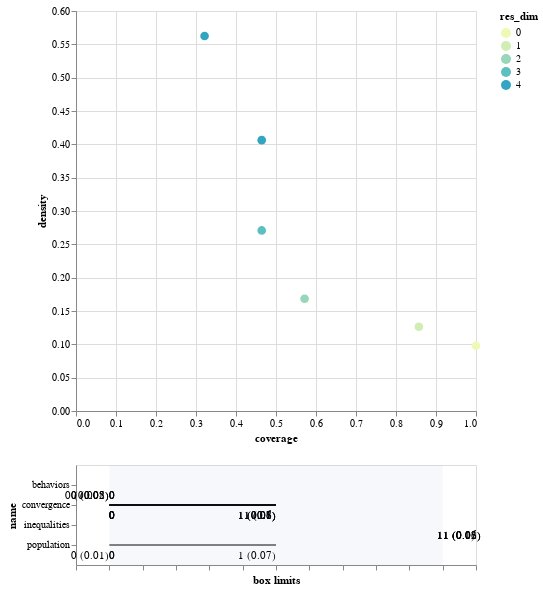

Source (notebook cell):
### Markdown cell above
# SSP2

### Code cell
from ema_workbench.analysis import prim
from ema_workbench.util import ema_logging
import matplotlib.pyplot as plt

x = df_rozenberg.iloc[:,0:7] 
y = df_rozenberg.iloc[:,8].values >=1

prim_alg = prim.Prim(x, y, threshold=0.55, peel_alpha=0.05)
box1 = prim_alg.find_box()

box1.show_tradeoff()
print(box1.resample(4))
box1.inspect(4)
box1.inspect(4, style='graph')

plt.show()
box1.inspect_tradeoff()

### Figure 1 — Vega-Lite specification as saved in the notebook (floating-point values rounded to 4 significant figures)
{"config": {"view": {"continuousWidth": 400, "continuousHeight": 300}}, "vconcat": [{"data": {"name": "data-c844245fd77f4eb622a3183fd066d40f"}, "mark": {"type": "circle", "size": 75}, "encoding": {"color": {"type": "ordinal", "field": "res_dim", "scale": {"range": ["#eff9b6", "#d0edb3", "#97d6b9", "#5dc0c0", "#31a5c2", "#1f80b8", "#2354a3", "#21318d"]}}, "opacity": {"condition": {"value": 1, "selection": "selector002"}, "value": 0.4}, "tooltip": [{"type": "ordinal", "field": "id"}, {"type": "quantitative", "field": "coverage", "format": ".2"}, {"type": "quantitative", "field": "density", "format": ".2"}, {"type": "ordinal", "field": "res_dim"}], "x": {"type": "quantitative", "field": "coverage"}, "y": {"type": "quantitative", "field": "density"}}, "height": 400, "selection": {"selector002": {"type": "single", "fields": ["id"]}}, "width": 400}, {"layer": [{"data": {"name": "data-aede849c82bd578f056f2d474cb4fd1c"}, "mark": "rule", "encoding": {"x": {"type": "quantitative", "axis": {"grid": false, "labels": false, "title": "box limits"}, "field": "x_lower", "scale": {"domain": [0, 1], "padding": 0.1}}, "x2": {"field": "x_upper"}, "y": {"type": "nominal", "field": "name", "scale": {"padding": 1.0}}}, "transform": [{"calculate": "(datum.x1-datum.minimum)/(datum.maximum-datum.minimum)", "as": "x_lower"}, {"calculate": "(datum.x2-datum.minimum)/(datum.maximum-datum.minimum)", "as": "x_upper"}, {"filter": {"selection": "selector002"}}], "width": 400}, {"data": {"name": "data-aede849c82bd578f056f2d474cb4fd1c"}, "mark": {"type": "text", "align": "left", "baseline": "top", "dy": 5}, "encoding": {"text": {"type": "ordinal", "field": "text"}, "x": {"type": "quantitative", "axis": {"grid": false, "labels": false, "title": "box limits"}, "field": "x_lower", "scale": {"domain": [0, 1], "padding": 0.1}}, "x2": {"field": "x_upper"}, "y": {"type": "nominal", "field": "name", "scale": {"padding": 1.0}}}, "transform": [{"calculate": "(datum.x1-datum.minimum)/(datum.maximum-datum.minimum)", "as": "x_lower"}, {"calculate": "(datum.x2-datum.minimum)/(datum.maximum-datum.minimum)", "as": "x_upper"}, {"filter": {"selection": "selector002"}}, {"calculate": "datum.qp_lower>0?format(datum.x1, \".2\")+\" (\"+format(datum.qp_lower, \".1~g\")+\")\" :format(datum.x1, \".2\")", "as": "text"}], "width": 400}, {"data": {"name": "data-aede849c82bd578f056f2d474cb4fd1c"}, "mark": {"type": "text", "align": "right", "baseline": "top", "dy": 5}, "encoding": {"text": {"type": "ordinal", "field": "text"}, "x": {"type": "quantitative", "field": "x_upper"}, "x2": {"field": "x_upper"}, "y": {"type": "nominal", "field": "name", "scale": {"padding": 1.0}}}, "transform": [{"calculate": "(datum.x1-datum.minimum)/(datum.maximum-datum.minimum)", "as": "x_lower"}, {"calculate": "(datum.x2-datum.minimum)/(datum.maximum-datum.minimum)", "as": "x_upper"}, {"filter": {"selection": "selector002"}}, {"calculate": "datum.qp_upper>0?format(datum.x2, \".2\")+\" (\"+format(datum.qp_upper, \".1\")+\")\" :format(datum.x2, \".2\")", "as": "text"}], "width": 400}, {"data": {"name": "data-bb8d07f6df3d47a6a475317795287b23"}, "mark": {"type": "rect", "opacity": 0.05}, "encoding": {"x": {"type": "quantitative", "field": "start"}, "x2": {"field": "end"}}}, {"data": {"name": "data-d751713988987e9331980363e24189ce"}, "mark": "point", "encoding": {"x": {"type": "quantitative", "field": "x"}, "y": {"type": "nominal", "field": "name"}}, "transform": [{"filter": {"selection": "selector002"}}], "width": 400}, {"data": {"name": "data-d751713988987e9331980363e24189ce"}, "mark": {"type": "text", "align": "center", "baseline": "top", "dy": 5}, "encoding": {"text": {"type": "nominal", "field": "item"}, "x": {"type": "quantitative", "field": "x"}, "y": {"type": "nominal", "field": "name"}}, "transform": [{"filter": {"selection": "selector002"}}], "width": 400}]}], "$schema": "https://vega.github.io/schema/vega-lite/v4.8.1.json", "datasets": {"data-c844245fd77f4eb622a3183fd066d40f": [{"coverage": 1.0, "density": 0.0979, "id": 0, "mass": 1.0, "mean": 0.0979, "res_dim": 0}, {"coverage": 0.8571, "density": 0.1263, "id": 1, "mass": 0.6643, "mean": 0.1263, "res_dim": 1}, {"coverage": 0.5714, "density": 0.1684, "id": 2, "mass": 0.3322, "mean": 0.1684, "res_dim": 2}, {"coverage": 0.4643, "density": 0.2708, "id": 3, "mass": 0.1678, "mean": 0.2708, "res_dim": 3}, {"coverage": 0.4643, "density": 0.4062, "id": 4, "mass": 0.1119, "mean": 0.4062, "res_dim": 4}, {"coverage": 0.3214, "density": 0.5625, "id": 5, "mass": 0.05594, "mean": 0.5625, "res_dim": 4}], "data-aede849c82bd578f056f2d474cb4fd1c": [{"x1": 0.0, "x2": 1.0, "name": "convergence", "id": 1, "minimum": 0.0, "maximum": 2.0, "qp_lower": -1.0, "qp_upper": 0.118}, {"x1": 1.0, "x2": 1.0, "name": "inequalities", "id": 2, "minimum": 0.0, "maximum": 1.0, "qp_lower": 0.1406, "qp_upper": -1.0}, {"x1": 0.0, "x2": 1.0, "name": "convergence", "id": 2, "minimum": 0.0, "maximum": 2.0, "qp_lower": -1.0, "qp_upper": 0.06236}, {"x1": 1.0, "x2": 1.0, "name": "inequalities", "id": 3, "minimum": 0.0, "maximum": 1.0, "qp_lower": 0.02953, "qp_upper": -1.0}, {"x1": 0.0, "x2": 1.0, "name": "convergence", "id": 3, "minimum": 0.0, "maximum": 2.0, "qp_lower": -1.0, "qp_upper": 0.0799}, {"x1": 0.0, "x2": 0.0, "name": "behaviors", "id": 3, "minimum": 0.0, "maximum": 1.0, "qp_lower": -1.0, "qp_upper": 0.05035}, {"x1": 1.0, "x2": 1.0, "name": "inequalities", "id": 4, "minimum": 0.0, "maximum": 1.0, "qp_lower": 0.0229, "qp_upper": -1.0}, {"x1": 0.0, "x2": 1.0, "name": "convergence", "id": 4, "minimum": 0.0, "maximum": 2.0, "qp_lower": -1.0, "qp_upper": 0.06753}, {"x1": 0.0, "x2": 1.0, "name": "population", "id": 4, "minimum": 0.0, "maximum": 2.0, "qp_lower": -1.0, "qp_upper": 0.06753}, {"x1": 0.0, "x2": 0.0, "name": "behaviors", "id": 4, "minimum": 0.0, "maximum": 1.0, "qp_lower": -1.0, "qp_upper": 0.007952}, {"x1": 1.0, "x2": 1.0, "name": "inequalities", "id": 5, "minimum": 0.0, "maximum": 1.0, "qp_lower": 0.06022, "qp_upper": -1.0}, {"x1": 0.0, "x2": 1.0, "name": "convergence", "id": 5, "minimum": 0.0, "maximum": 2.0, "qp_lower": -1.0, "qp_upper": 0.09994}, {"x1": 0.0, "x2": 0.0, "name": "population", "id": 5, "minimum": 0.0, "maximum": 2.0, "qp_lower": -1.0, "qp_upper": 0.01299}, {"x1": 0.0, "x2": 0.0, "name": "behaviors", "id": 5, "minimum": 0.0, "maximum": 1.0, "qp_lower": -1.0, "qp_upper": 0.01677}], "data-bb8d07f6df3d47a6a475317795287b23": [{"end": 1, "start": 0}], "data-d751713988987e9331980363e24189ce": []}}
